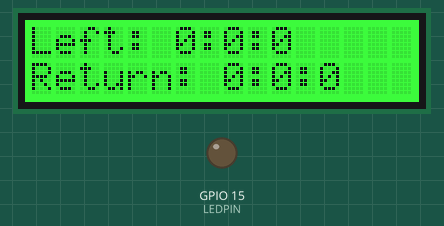
A sketch run on a simulated ESP8266 (NodeMCU). Parts: 16×2 character LCD, output pins drawn as LEDs (lit = HIGH). WiFi joins after 1.5 s; servers stay silent unless stated; what the sketch prints to the serial monitor is not drawn.

Above: at 2.9 s.

The sketch:

Video25_project1.ino
```cpp
// Defining Libraries
#include <ESP8266WiFi.h> // for wifi
#include <WiFiUdp.h> // udp packets
#include <NTPClient.h>  // NTP for time
#include "SimpleDHT.h" // temperature sesor
#include "rgb_lcd.h"   // lcd
#include <RFID.h>   // rfid
#include <SPI.h>  // slave

// Hardware defines
#define DHTPIN 16
#define LEDPIN 15
#define SS_PIN 0
#define RST_PIN 2
#define AnalogPin A0
#define socket 8888

// Defining variables
#define TASKL 10


// Variable initialization
const char ssid[] = "adnan";  // name of wifi
const char password[] = "35521081"; // password of wifi
int cardpresent=0, lastcardpresent=0;
int hr_enter=0, min_enter=0, sec_enter=0, hr_exit=0, min_exit=0, sec_exit=0;
boolean state_of_pet = 1; // pet inside = 1 and pet outside = 0
float temperature=0, average_light=0;
int pet_tag[] = {158, 173, 114, 195};

// Defining class instances
rgb_lcd lcd;
SimpleDHT22 dht22;
RFID myrfid(SS_PIN, RST_PIN);
WiFiUDP UDP;
NTPClient ntpTIME(UDP, "pool.ntp.org", 0);
// Defining function prototypes
void checkRFID(void);
void getVariables(float *a, float *b);
void displayTimes(void);

void setup()                  // the setup function is called once on startup
{
Serial.begin(115200);
Serial.print("Trying to connect to Wifi");
Serial.print(ssid);

WiFi.begin(ssid,password);

while(WiFi.status() != WL_CONNECTED)
{
  delay(500);
  Serial.print("\n");
  Serial.print("not Connected to Wifi Yet");
}
Serial.print("\n");
Serial.println("Successfully connected with Wifi");

Serial.print("Ip Address : ");
Serial.println(WiFi.localIP());
Serial.print("Mac Address of Board : ");
Serial.println(WiFi.macAddress());
Serial.print("Subnet Mask  : ");
Serial.println(WiFi.subnetMask());

Serial.print("Gateway IP  : ");
Serial.println(WiFi.gatewayIP());

  lcd.begin(16, 2);
  lcd.setRGB(0, 255, 0); // initially green as pet is inside

  SPI.begin();
  myrfid.init();

  pinMode(LEDPIN, OUTPUT);

}

void loop()
{
  static int taskcount = 0;

  checkRFID();

  taskcount++;

  if (taskcount == TASKL)
  {
    taskcount = 0;
    displayTimes();
  }
  delay(100);
}

// do not change this function
void printtime ( void )
{
  ntpTIME.update();

  Serial.print(ntpTIME.getHours());
  Serial.print(":");
  Serial.print(ntpTIME.getMinutes());
  Serial.print(":");
  Serial.println(ntpTIME.getSeconds());
}

void checkRFID(void)
{
  cardpresent = myrfid.isCard();
  if (cardpresent && !lastcardpresent)
  {
    if (myrfid.readCardSerial())
    {
      if (myrfid.serNum[0] == pet_tag[0] && myrfid.serNum[1] == pet_tag[1] && myrfid.serNum[2] == pet_tag[2] && myrfid.serNum[3] == pet_tag[3])
      {
        if (state_of_pet == 0) //Pet is outside
        {
          state_of_pet = 1; //Pet returns

          //LED blink for 5 sec
          digitalWrite(LEDPIN, HIGH);
          delay (5000);
          digitalWrite(LEDPIN, LOW);

          lcd.setRGB(0, 255, 0); //LCD color changed to GREEN

          //Measurement of returning time
          ntpTIME.update();
          hr_enter = ntpTIME.getHours();
          min_enter = ntpTIME.getMinutes();
          sec_enter = ntpTIME.getSeconds();
        }
        else //Pet is inside
        {
          getVariables(&temperature, &average_light);
          if (temperature > 15 && average_light > 512) //warm weather AND day time
          {
            state_of_pet = 0; //Pet leaves

            //LED blink for 5 sec
            digitalWrite(LEDPIN, HIGH);
            delay (5000);
            digitalWrite(LEDPIN, LOW);

            lcd.setRGB(255, 0, 0); //LCD color changed to RED

            //Measurement of leaving time
            ntpTIME.update();
            hr_exit = ntpTIME.getHours();
            min_exit = ntpTIME.getMinutes();
            sec_exit = ntpTIME.getSeconds();
          }
          else //cold weather OR night time
          {
            lcd.setRGB(255, 255, 0); //LCD color changed to YELLOW for 1 sec
            delay(1000);
            lcd.setRGB(0, 255, 0);
          }
        }
      }
    }
  }
  lastcardpresent = cardpresent;
  myrfid.halt();
}

void getVariables(float *a, float *b)
{
  float x;
  while (dht22.read2(DHTPIN, a, &x, NULL) != SimpleDHTErrSuccess)
  {
    Serial.print(".");
  }
  Serial.println("Temperature measured successfully");

  int i = 1;
  float inst_light;

  for (i = 1; i <= 8; i++)
  {
    inst_light = inst_light + analogRead(AnalogPin);
    delay(5);
  }
  *b = inst_light / 8;
}

void displayTimes(void)
{
  lcd.clear();
  lcd.setCursor(0, 0);
  lcd.print("Left: ");
  lcd.print(hr_exit);
  lcd.print(":");
  lcd.print(min_exit);
  lcd.print(":");
  lcd.print(sec_exit);
  lcd.setCursor(0, 1);
  lcd.print("Return: ");
  lcd.print(hr_enter);
  lcd.print(":");
  lcd.print(min_enter);
  lcd.print(":");
  lcd.print(sec_enter);
}
```
